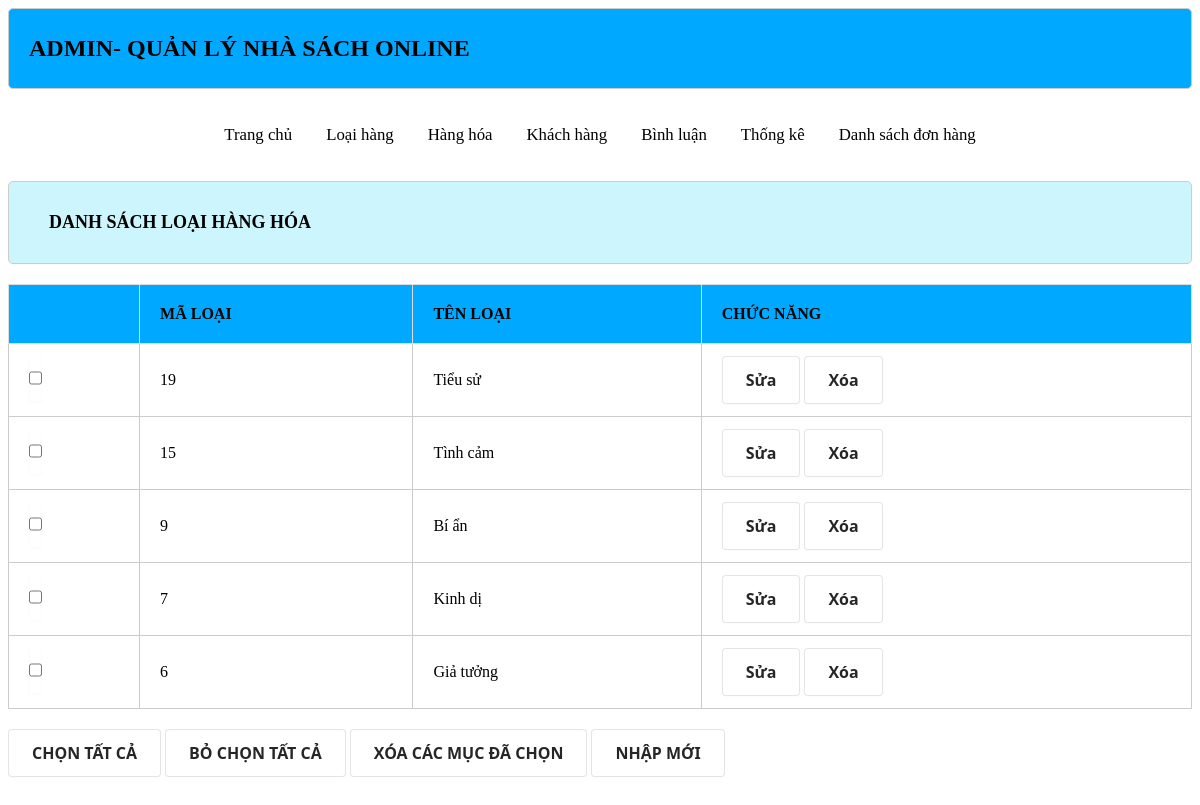
Screenshot of /Nhom7DA1-HoangGiaLamPD08475/admin/index.php?act=listdm with the database file from the repository.
### tables this page shows
CREATE TABLE `danhmuc` (
  `id` int(11) NOT NULL AUTO_INCREMENT,
  `name` varchar(255) DEFAULT NULL,
  PRIMARY KEY (`id`)
);

### Nhom7DA1-HoangGiaLamPD08475/admin/model/pdo.php (called while the page is built, shortened)
<?php
function pdo_get_connection(){
    $dburl = "mysql:host=localhost;dbname=xshopdb;charset=utf8";
    $username = 'root';
    $password = '01272529957a';
    $conn = new PDO($dburl, $username, $password);
    $conn->setAttribute(PDO::ATTR_ERRMODE, PDO::ERRMODE_EXCEPTION);
    return $conn;
}
function pdo_query($sql){
    $sql_args = array_slice(func_get_args(), 1);
    try{
        $conn = pdo_get_connection();
        $stmt = $conn->prepare($sql);
        $stmt->execute($sql_args);
        $rows = $stmt->fetchAll();
        return $rows;
    }
    catch(PDOException $e){
        throw $e;
    }
    finally{
        unset($conn);
    }
}

### Nhom7DA1-HoangGiaLamPD08475/admin/model/danhmuc.php (called while the page is built, shortened)
<?php
function loadall_danhmuc(){
    $sql="select * from danhmuc order by id desc";
    $listdanhmuc=pdo_query($sql);
    return $listdanhmuc;
}
?>

### Nhom7DA1-HoangGiaLamPD08475/admin/danhmuc/list.php (the view, shortened to what this page needs)
<div class="row">
            <div class="row header formtitle"> <h1>DANH SÁCH LOẠI HÀNG HÓA</h1></div>
            <div class="row formcontent">
                <div class="row mb formdsloai">
                   <table>
                    <tr>
                        <th></th>
                        <th>MÃ LOẠI</th>
                        <th>TÊN LOẠI</th>
                        <th>CHỨC NĂNG</th>
                    </tr>
                    <?php
                    foreach ($listdanhmuc as $danhmuc) {
                    extract($danhmuc);
                    $suadm="index.php?act=suadm&id=".$id;
                    $xoadm="index.php?act=xoadm&id=".$id;
                    echo ' <tr>
                        <td><input type="checkbox" name="" id=""></td>
                        <td>'.$id.'</td>
                        <td>'.$name.'</td>
                        <td><a href="'.$suadm.'"><input type="button" value="Sửa"></a> <a href="'.$xoadm.'"><input type="button" value="Xóa"></a></td>
                    </tr>';
                    }
                    ?>
                   </table>
                </div>
            <div class="row mb ">
                <input type="button" value="CHỌN TẤT CẢ">
                <input type="button" value="BỎ CHỌN TẤT CẢ">
                <input type="button" value="XÓA CÁC MỤC ĐÃ CHỌN">
                <a href="index.php?act=adddm"><input type="button" value="NHẬP MỚI">
                </div></a>
            </div>
 </div>

### Nhom7DA1-HoangGiaLamPD08475/view/css/style.css (style rules this page uses)
.row { float: left; width: 100%; }
.mb { margin-bottom: 20px; }
.header { background-color: #a5fc83; border: 1px #cf8a74 solid; box-shadow: 5px 10px #d2f7d1; color: #024c85; border-radius: 5px; }
.header h1 { margin: 20px; font-size: 1.5vw; }
.formtitle { background-color: #aaaafcee; border: 1px #CCC solid; color: #666; border-radius: 5px; padding: 10px 20px; }
.formcontent { padding: 20px 0px; }
.formdsloai table { width: 100%; border-collapse: collapse; }
.formdsloai table th { padding: 20px; background-color: #CCC; }
.formdsloai table td { padding: 10px 20px; border: 1px #CCC solid; }
* { box-sizing:border-box }

### Nhom7DA1-HoangGiaLamPD08475/admin/header.php (style rules this page uses)
.formtitle { background-color: #CDF5FD; border: 1px #CCC solid; color: black; border-radius: 5px; padding: 10px 20px; }
.header { box-shadow: none; }
.formdsloai table th { background-color: #00A9FF; }

### Nhom7DA1-HoangGiaLamPD08475/admin/danhmuc/list.php (style rules this page uses)
table, td, th { border: 1px solid #ddd; text-align: left; }
table { border-collapse: collapse; width: 100%; }
th, td { padding: 15px; }
h1 { font-size: 20px }
input { align-items: center; background-color: #FFFFFF; border: 1px solid rgba(0, 0, 0, 0.1); border-radius: .25rem; box-shadow: rgba(0, 0, 0, 0.02) 0 1px 3px 0; box-sizing: border-box; color: rgba(0, 0, 0, 0.85); cursor: pointer; display: inline-flex; font-family: system-ui,-apple-system,system-ui,"Helvetica Neue",Helvetica,Arial,sans-serif; font-size: 16px; font-weight: 600; justify-content: center; line-height: 1.25; margin: 0; min-height: 3rem; padding: calc(.875rem - 1px) calc(1.5rem - 1px); position: relative; text-decoration: none; transition: all 250ms; user-select: none; -webkit-user-select: none; touch-action: manipulation; vertical-align: baseline; width: auto; }

### rows the page displays
danhmuc: id "19", name "Tiểu sử"
danhmuc: id "15", name "Tình cảm"
danhmuc: id "9", name "Bí ẩn"
danhmuc: id "7", name "Kinh dị"
danhmuc: id "6", name "Giả tưởng"
